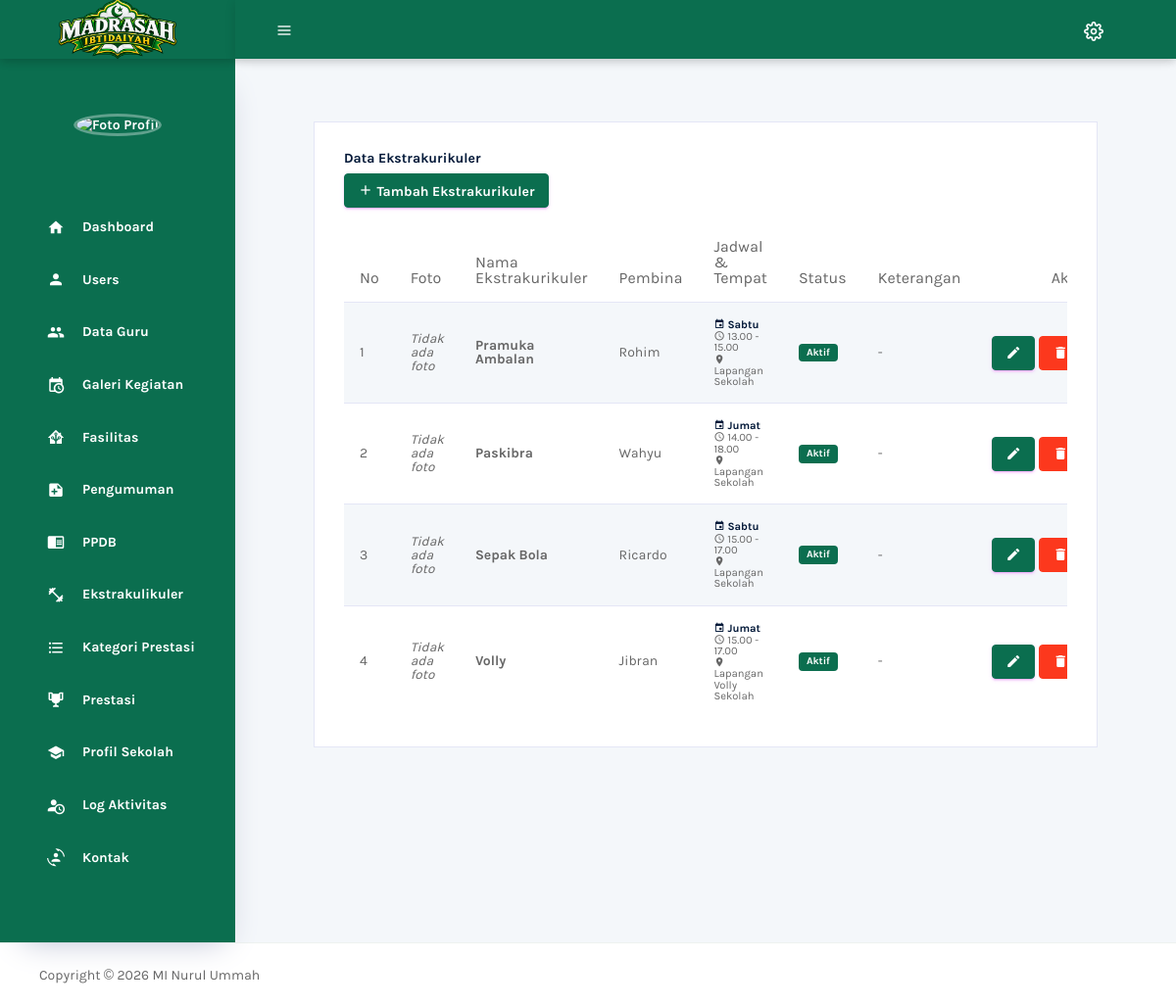
Screenshot of /Kepala_Sekolah/ekstrakulikuler (signed in) with the database file from the repository.
### tables this page shows
CREATE TABLE `ekstrakurikuler` (
  `id_ekstrakurikuler` int NOT NULL,
  `nama_ekstrakurikuler` varchar(100) NOT NULL,
  `pembina` varchar(100) DEFAULT NULL,
  `hari` varchar(20) DEFAULT NULL,
  `waktu` varchar(50) DEFAULT NULL,
  `tempat` varchar(100) DEFAULT NULL,
  `keterangan` text,
  `foto` varchar(255) DEFAULT NULL,
  `status` enum('Aktif','Tidak Aktif') DEFAULT 'Aktif',
  `created_at` timestamp NULL DEFAULT CURRENT_TIMESTAMP
);

### application/libraries/Template.php (called while the page is built, shortened)
<?php
class Template{
    var $template_data = array();
    function set($name, $value){
        $this->template_data[$name] = $value;
    }
    function load($template = '', $view = '' , $view_data = array(), $return = FALSE){
        $this->CI =& get_instance();
        $this->set('contents', $this->CI->load->view($view, $view_data, TRUE));
        return $this->CI->load->view($template, $this->template_data, $return);
    }
}

### application/controllers/Kepala_Sekolah/Ekstrakulikuler.php (called while the page is built, shortened)
<?php
class Ekstrakulikuler extends CI_Controller {
    public function index()
    {
        $data['judul'] = 'Data Ekstrakurikuler - MI Nurul Ummah';
        $data['ekstra'] = $this->ekskel->get_all();
        $this->template->load('kepala_sekolah/view', 'kepala_sekolah/ekstrakulikuler', $data);
    }
}

### index.php (called while the page is built, shortened)
<?php
require_once BASEPATH.'core/CodeIgniter.php';

### application/models/Ekstrakurikuler_model.php (called while the page is built, shortened)
<?php
class Ekstrakurikuler_model extends CI_Model {
    public function get_all()
    {
        $this->db->order_by('id_ekstrakurikuler', 'DESC');
        return $this->db->get('ekstrakurikuler')->result();
    }
}

### application/views/kepala_sekolah/ekstrakulikuler.php (the view, shortened to what this page needs)
<div class="col-lg-12 grid-margin stretch-card">
    <div class="card">
        <div class="card-body">
            <h4 class="card-title">Data Ekstrakurikuler</h4>
            <button type="button" class="btn btn-primary btn-sm mb-3 font-weight-bold" data-toggle="modal"
                data-target="#TambahEkstraModal">
                <i class="mdi mdi-plus menu-icon"></i> Tambah Ekstrakurikuler
            </button>
            <div class="table-responsive">
                <table class="table table-striped">
                    <thead>
                        <tr>
                            <th>No</th>
                            <th>Foto</th>
                            <th>Nama Ekstrakurikuler</th>
                            <th>Pembina</th>
                            <th>Jadwal & Tempat</th>
                            <th>Status</th>
                            <th>Keterangan</th>
                            <th class="text-right">Aksi</th>
                        </tr>
                    </thead>
                    <tbody>
                        <?php $no = 1; foreach ($ekstra as $row) { ?>
                        <tr>
                            <td><?= $no++; ?></td>
                            <td>
                                <?php if (!empty($row->foto) && file_exists('./upload/foto_ekstra/' . $row->foto)): ?>
                                    <img src="<?= base_url('upload/foto_ekstra/' . $row->foto) ?>"
                                        alt="<?= html_escape($row->nama_ekstrakurikuler) ?>"
                                        style="width: 60px; height: 60px; object-fit: cover; border-radius: 6px;">
                                <?php else: ?>
                                    <span class="text-muted font-italic" style="font-size: 0.85rem;">Tidak ada foto</span>
                                <?php endif; ?>
                            </td>
                            <td class="font-weight-bold"><?= html_escape($row->nama_ekstrakurikuler) ?></td>
                            <td><?= $row->pembina ? html_escape($row->pembina) : '-' ?></td>
                            <td>
                                <small class="d-block font-weight-bold text-dark"><i class="mdi mdi-calendar"></i> <?= $row->hari ? html_escape($row->hari) : '-' ?></small>
                                <small class="d-block text-muted"><i class="mdi mdi-clock-outline"></i> <?= $row->waktu ? html_escape($row->waktu) : '-' ?></small>
                                <small class="d-block text-muted"><i class="mdi mdi-map-marker"></i> <?= $row->tempat ? html_escape($row->tempat) : '-' ?></small>
                            </td>
                            <td>
                                <?php if ($row->status === 'Aktif'): ?>
                                    <span class="badge badge-success px-2 py-1">Aktif</span>
                                <?php else: ?>
                                    <span class="badge badge-secondary px-2 py-1">Tidak Aktif</span>
                                <?php endif; ?>
                            </td>
                            <td><?= $row->keterangan ? html_escape($row->keterangan) : '-' ?></td>
                            <td>
                                <div class="d-flex justify-content-end gap-2">
                                    <button type="button" class="btn btn-primary btn-sm mr-1" data-toggle="modal"
                                        data-target="#editModal<?= $row->id_ekstrakurikuler ?>" title="Edit">
                                        <i class="mdi mdi-pencil"></i>
                                    </button>
                                    <a href="<?= base_url('Kepala_Sekolah/ekstrakulikuler/hapus/' . $row->id_ekstrakurikuler) ?>"
                                        class="btn btn-danger btn-sm"
                                        onclick="return confirm('Yakin ingin menghapus ekstrakurikuler ini?')" title="Hapus">
                                        <i class="mdi mdi-delete"></i>
                                    </a>
                                </div>
                            </td>
                        </tr>
                        <?php } ?>
                    </tbody>
                </table>
            </div>
        </div>
    </div>
</div>

### application/views/kepala_sekolah/view.php (style rules this page uses)
:root { --hijau-nu: #0B6E4F; --hijau-nu-tua: #0A5A40; --hijau-nu-terang: #14875F; --hijau-nu-lembut: #E8F5EE; }
a, a:hover, a:focus { text-decoration: none !important; outline: none !important; box-shadow: none !important; }
html, body { height: 100%; }

### application/views/kepala_sekolah/ekstrakulikuler.php (style rules this page uses)
:root { --hijau-nu: #0B6E4F; --hijau-nu-tua: #0A5A40; --hijau-nu-terang: #14875F; }
.btn-primary { background-color: var(--hijau-nu) !important; border-color: var(--hijau-nu) !important; color: #ffffff !important; }
.badge-success { background-color: var(--hijau-nu) !important; color: #ffffff !important; }

### rows the page displays
ekstrakurikuler: shows "Tidak ada foto", nama_ekstrakurikuler "Pramuka Ambalan", pembina "Rohim", hari "Sabtu", waktu "13.00 - 15.00", tempat "Lapangan Sekolah", status "Aktif"
ekstrakurikuler: shows "Tidak ada foto", nama_ekstrakurikuler "Paskibra", pembina "Wahyu", hari "Jumat", waktu "14.00 - 18.00", tempat "Lapangan Sekolah", status "Aktif"
ekstrakurikuler: shows "Tidak ada foto", nama_ekstrakurikuler "Sepak Bola", pembina "Ricardo", hari "Sabtu", waktu "15.00 - 17.00", tempat "Lapangan Sekolah", status "Aktif"
ekstrakurikuler: shows "Tidak ada foto", nama_ekstrakurikuler "Volly", pembina "Jibran", hari "Jumat", waktu "15.00 - 17.00", tempat "Lapangan Volly Sekolah", status "Aktif"
